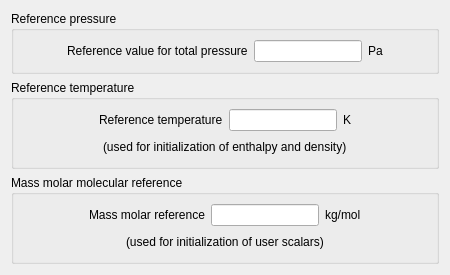
<ui version="4.0" >
 <class>ReferenceValuesForm</class>
 <widget class="QWidget" name="ReferenceValuesForm" >
  <property name="geometry" >
   <rect>
    <x>0</x>
    <y>0</y>
    <width>450</width>
    <height>272</height>
   </rect>
  </property>
  <property name="windowTitle" >
   <string>Form</string>
  </property>
  <property name="toolTip" >
   <string>Code_Saturne key word: P0</string>
  </property>
  <layout class="QGridLayout" >
   <item row="0" column="0" >
    <widget class="QGroupBox" name="groupBoxPressure" >
     <property name="title" >
      <string>Reference pressure</string>
     </property>
     <layout class="QGridLayout" >
      <item row="0" column="0" >
       <layout class="QHBoxLayout" >
        <item>
         <spacer>
          <property name="orientation" >
           <enum>Qt::Horizontal</enum>
          </property>
          <property name="sizeHint" >
           <size>
            <width>20</width>
            <height>20</height>
           </size>
          </property>
         </spacer>
        </item>
        <item>
         <widget class="QLabel" name="labelP0" >
          <property name="toolTip" >
           <string>Code_Saturne key word: P0</string>
          </property>
          <property name="text" >
           <string>Reference value for total pressure</string>
          </property>
         </widget>
        </item>
        <item>
         <widget class="QLineEdit" name="lineEditP0" >
          <property name="toolTip" >
           <string>Code_Saturne key word: P0</string>
          </property>
         </widget>
        </item>
        <item>
         <widget class="QLabel" name="labelUnitP0" >
          <property name="text" >
           <string>Pa</string>
          </property>
         </widget>
        </item>
        <item>
         <spacer>
          <property name="orientation" >
           <enum>Qt::Horizontal</enum>
          </property>
          <property name="sizeHint" >
           <size>
            <width>16</width>
            <height>16</height>
           </size>
          </property>
         </spacer>
        </item>
       </layout>
      </item>
     </layout>
    </widget>
   </item>
   <item row="1" column="0" >
    <widget class="QGroupBox" name="groupBoxTemperature" >
     <property name="title" >
      <string>Reference temperature</string>
     </property>
     <layout class="QGridLayout" >
      <item row="0" column="0" >
       <layout class="QHBoxLayout" >
        <item>
         <spacer>
          <property name="orientation" >
           <enum>Qt::Horizontal</enum>
          </property>
          <property name="sizeHint" >
           <size>
            <width>20</width>
            <height>20</height>
           </size>
          </property>
         </spacer>
        </item>
        <item>
         <widget class="QLabel" name="labelT0" >
          <property name="toolTip" >
           <string>Code_Saturne key word: T0</string>
          </property>
          <property name="text" >
           <string>Reference temperature</string>
          </property>
         </widget>
        </item>
        <item>
         <widget class="QLineEdit" name="lineEditT0" >
          <property name="toolTip" >
           <string>Code_Saturne key word: T0</string>
          </property>
         </widget>
        </item>
        <item>
         <widget class="QLabel" name="labelUnitT0" >
          <property name="text" >
           <string>K</string>
          </property>
         </widget>
        </item>
        <item>
         <spacer>
          <property name="orientation" >
           <enum>Qt::Horizontal</enum>
          </property>
          <property name="sizeHint" >
           <size>
            <width>16</width>
            <height>16</height>
           </size>
          </property>
         </spacer>
        </item>
       </layout>
      </item>
      <item row="1" column="0" >
       <layout class="QHBoxLayout" >
        <item>
         <spacer>
          <property name="orientation" >
           <enum>Qt::Horizontal</enum>
          </property>
          <property name="sizeHint" >
           <size>
            <width>20</width>
            <height>20</height>
           </size>
          </property>
         </spacer>
        </item>
        <item>
         <widget class="QLabel" name="labelInfoT0" >
          <property name="text" >
           <string>(used for initialization of enthalpy and density)</string>
          </property>
         </widget>
        </item>
        <item>
         <spacer>
          <property name="orientation" >
           <enum>Qt::Horizontal</enum>
          </property>
          <property name="sizeHint" >
           <size>
            <width>16</width>
            <height>16</height>
           </size>
          </property>
         </spacer>
        </item>
       </layout>
      </item>
     </layout>
    </widget>
   </item>
   <item row="2" column="0" >
    <widget class="QGroupBox" name="groupBoxMassMolar" >
     <property name="title" >
      <string>Mass molar molecular reference</string>
     </property>
     <layout class="QGridLayout" >
      <item row="0" column="0" >
       <layout class="QHBoxLayout" >
        <item>
         <spacer>
          <property name="orientation" >
           <enum>Qt::Horizontal</enum>
          </property>
          <property name="sizeHint" >
           <size>
            <width>20</width>
            <height>20</height>
           </size>
          </property>
         </spacer>
        </item>
        <item>
         <widget class="QLabel" name="labelMassMolar" >
          <property name="toolTip" >
           <string>Code_Saturne key word: WMOLME</string>
          </property>
          <property name="text" >
           <string>Mass molar reference</string>
          </property>
         </widget>
        </item>
        <item>
         <widget class="QLineEdit" name="lineEditMassMolar" >
          <property name="toolTip" >
           <string>Code_Saturne key word: WMOLME</string>
          </property>
         </widget>
        </item>
        <item>
         <widget class="QLabel" name="labelUnitMassMolar" >
          <property name="text" >
           <string>kg/mol</string>
          </property>
         </widget>
        </item>
        <item>
         <spacer>
          <property name="orientation" >
           <enum>Qt::Horizontal</enum>
          </property>
          <property name="sizeHint" >
           <size>
            <width>16</width>
            <height>16</height>
           </size>
          </property>
         </spacer>
        </item>
       </layout>
      </item>
      <item row="1" column="0" >
       <layout class="QHBoxLayout" >
        <item>
         <spacer>
          <property name="orientation" >
           <enum>Qt::Horizontal</enum>
          </property>
          <property name="sizeHint" >
           <size>
            <width>20</width>
            <height>20</height>
           </size>
          </property>
         </spacer>
        </item>
        <item>
         <widget class="QLabel" name="labelInfoMassMolar" >
          <property name="text" >
           <string>(used for initialization of user scalars)</string>
          </property>
         </widget>
        </item>
        <item>
         <spacer>
          <property name="orientation" >
           <enum>Qt::Horizontal</enum>
          </property>
          <property name="sizeHint" >
           <size>
            <width>16</width>
            <height>16</height>
           </size>
          </property>
         </spacer>
        </item>
       </layout>
      </item>
     </layout>
    </widget>
   </item>
   <item row="3" column="0" >
    <spacer>
     <property name="orientation" >
      <enum>Qt::Vertical</enum>
     </property>
     <property name="sizeHint" >
      <size>
       <width>16</width>
       <height>16</height>
      </size>
     </property>
    </spacer>
   </item>
  </layout>
 </widget>
 <resources/>
 <connections/>
</ui>
